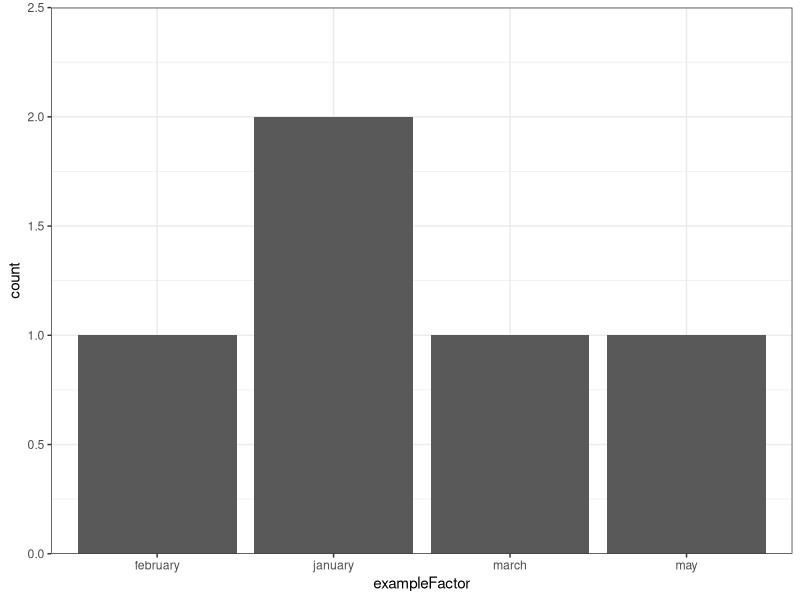

Source code (R):
## ---- chunk 1
library(tidyverse)
## ---- chunk 2
# Plot factor values:
data.frame(exampleFactor = factor(c('may', 'march', 'february', 'january','january'))) %>%
  ggplot(aes(x = exampleFactor)) + 
  geom_bar() +
  scale_y_continuous(limits = c(0, 2.5), expand = c(0,0)) +
  theme_bw()
